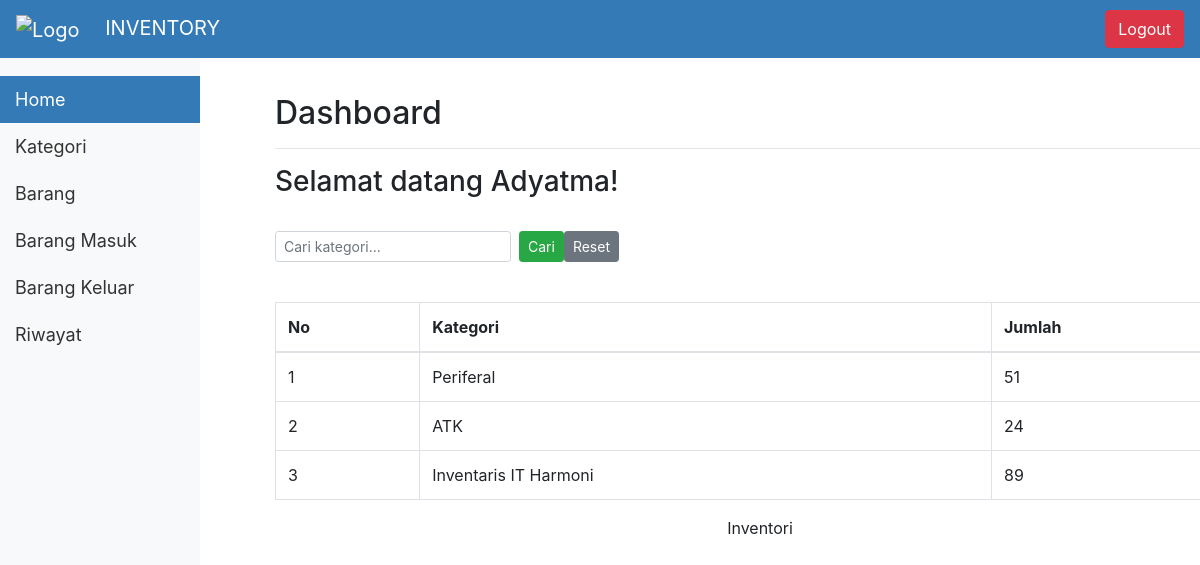
The page /home.php (signed in) on the database its author committed.
### tables this page shows
CREATE TABLE `kategori` (
  `id_kategori` int(11) NOT NULL,
  `deskripsi` varchar(255) DEFAULT NULL
);

### home.php (the view, shortened to what this page needs)
<?php
include 'header.php';
include 'koneksi.php';
?>
    <?php
        $search_keyword = '';
        $query = "
            SELECT k.id_kategori, k.deskripsi, COALESCE(SUM(b.qty), 0) AS jumlah
            FROM kategori k
            LEFT JOIN barang b ON k.id_kategori = b.id_kategori
            WHERE k.deskripsi LIKE '%$search_keyword%'
            GROUP BY k.id_kategori, k.deskripsi
        ";
        $result = mysqli_query($conn, $query);
    ?>
    <div class="container-fluid">
        <div class="row content">
            <div class="col-sm-12">
                <h2>Dashboard</h2>
                <hr>
                <h3>Selamat datang <?php echo $_SESSION['username']; ?>!</h3><br>
                <form method="post" action="" class="form-inline mb-3">
                    <div class="form-group mr-2">
                        <input type="text" name="search" placeholder="Cari kategori..." value="<?php echo $search_keyword; ?>" class="form-control form-control-sm">
                    </div>
                    <input type="submit" value="Cari" class="btn btn-success btn-sm">
                    <a href="home.php" class="btn btn-secondary btn-sm">Reset</a>
                </form><br>
                <table class="table table-bordered">
                    <thead>
                        <tr>
                            <th>No</th>
                            <th>Kategori</th>
                            <th>Jumlah</th>
                        </tr>
                    </thead>
                    <tbody>
                        <?php
                            $no = 1;
                            while($row = mysqli_fetch_assoc($result)) {
                                echo "<tr>";
                                echo "<td>" . $no++ . "</td>";
                                echo "<td>" . $row['deskripsi'] . "</td>";
                                echo "<td>" . $row['jumlah'] . "</td>";
                                echo "</tr>";
                            }
                        ?>
                    </tbody>
                </table>
            </div>
        </div>
    </div>
    <?php include 'footer.php'; ?>
</body>
</html>

### header.php (style rules this page uses)
body, html { margin: 0; padding: 0; height: 100%; overflow-x: hidden; }

### rows shown on the page
kategori: deskripsi "Periferal", jumlah "51"
kategori: deskripsi "ATK", jumlah "24"
kategori: deskripsi "Inventaris IT Harmoni", jumlah "89"

### other values the page prints
$_SESSION['username'] "Adyatma"
